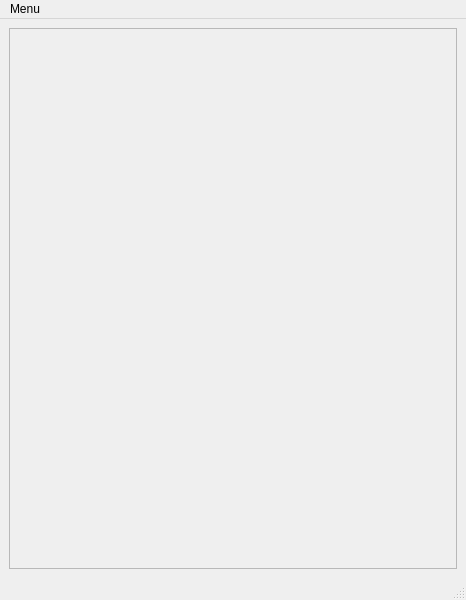
<ui version="4.0">
 <class>MainWindow</class>
 <widget class="QMainWindow" name="MainWindow">
  <property name="geometry">
   <rect>
    <x>0</x>
    <y>0</y>
    <width>466</width>
    <height>600</height>
   </rect>
  </property>
  <property name="windowTitle">
   <string>qudi: Switches</string>
  </property>
  <widget class="QWidget" name="centralwidget">
   <layout class="QGridLayout" name="gridLayout">
    <item column="0" row="0">
     <widget class="QScrollArea" name="scrollArea">
      <property name="widgetResizable">
       <bool>true</bool>
      </property>
      <widget class="QWidget" name="scrollAreaWidgetContents">
       <property name="geometry">
        <rect>
         <x>0</x>
         <y>0</y>
         <width>446</width>
         <height>539</height>
        </rect>
       </property>
      </widget>
     </widget>
    </item>
   </layout>
  </widget>
  <widget class="QMenuBar" name="menubar">
   <property name="geometry">
    <rect>
     <x>0</x>
     <y>0</y>
     <width>466</width>
     <height>21</height>
    </rect>
   </property>
   <widget class="QMenu" name="menuMenu">
    <property name="title">
     <string>Menu</string>
    </property>
    <addaction name="actionClose" />
   </widget>
   <addaction name="menuMenu" />
  </widget>
  <widget class="QStatusBar" name="statusbar" />
  <action name="actionClose">
   <property name="icon">
    <iconset>
     <normaloff>../../artwork/icons/oxygen/22x22/application-exit.png</normaloff>../../artwork/icons/oxygen/22x22/application-exit.png</iconset>
   </property>
   <property name="text">
    <string>Close</string>
   </property>
  </action>
 </widget>
 <resources />
 <connections>
  <connection>
   <sender>actionClose</sender>
   <signal>triggered()</signal>
   <receiver>MainWindow</receiver>
   <slot>close()</slot>
   <hints>
    <hint type="sourcelabel">
     <x>-1</x>
     <y>-1</y>
    </hint>
    <hint type="destinationlabel">
     <x>232</x>
     <y>299</y>
    </hint>
   </hints>
  </connection>
 </connections>
</ui>
